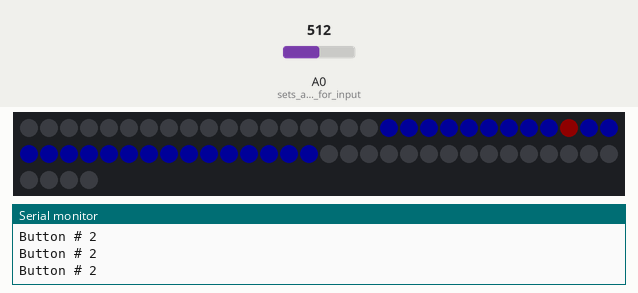
This sketch was run on a simulated Arduino Uno, built for the host (arithmetic inside an expression is 32-bit, double 64-bit). Shown: 64 RGB LEDs in strip order, left to right, continuing on the next row, the last lines printed to the serial monitor. Inputs (shaded band) come from the test bench; at power-on: A0 (sets_analog_pin_for_input) = 512. Dim RGB values are drawn brighter than linear.

Above: at 1.2 s.
1.3 s: A0 (sets_analog_pin_for_input) set to 290
At 2.8 s:
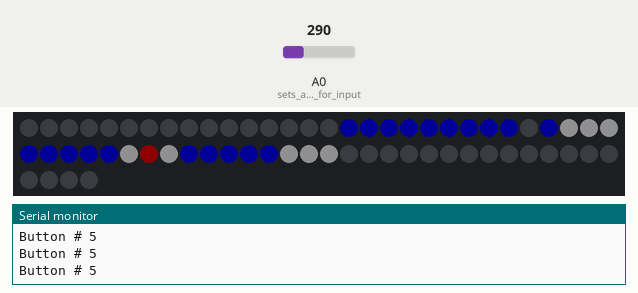
3.1 s: A0 (sets_analog_pin_for_input) set to 360
At 4.3 s:
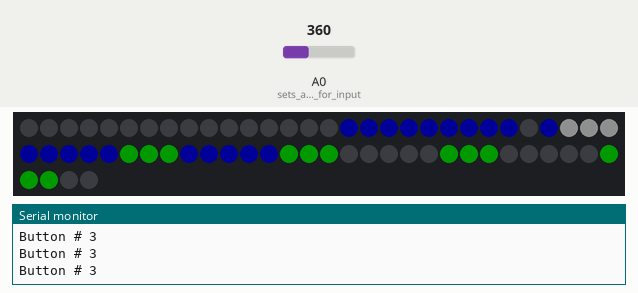
5.3 s: A0 (sets_analog_pin_for_input) set to 326
At 8.2 s:
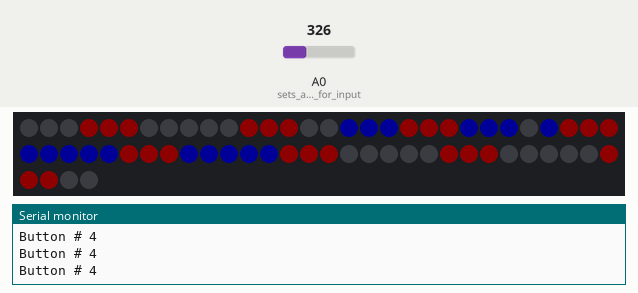
8.3 s: A0 (sets_analog_pin_for_input) set to 360
At 10.3 s:
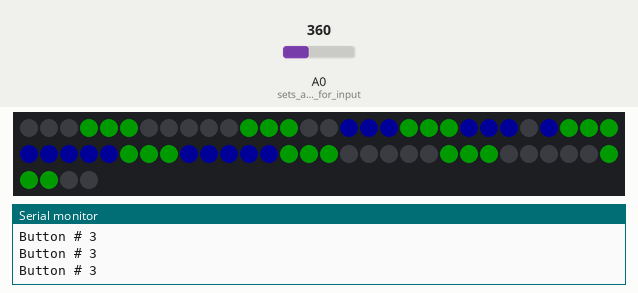
10.5 s: A0 (sets_analog_pin_for_input) set to 984
12.3 s: A0 (sets_analog_pin_for_input) set to 1008
At 17.3 s:
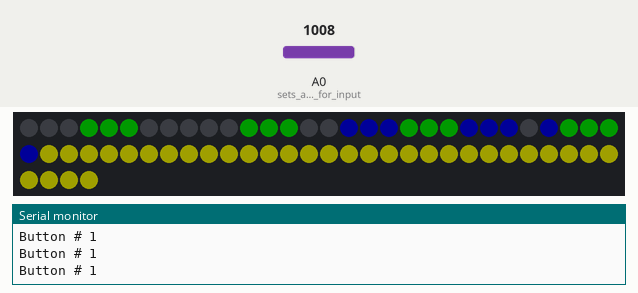

The sketch:

_5-button-neo.ino
```cpp
/*
The Circuit:
 Most other analog buttons circuits call for the resistors to be
 lined up in series from ground. The analog pin and each button
 connect off one of the resistors. My cuicuit requires that the
 resistors tie in from +5 to the buttons. The buttons all connect
 to the analog pin which is tied to ground threw a 1k resistor as
 seen in the diagram below.
        Analog pin 0
                  |
Ground-- 330 Ohm--|--------|--------|-------|-------|
                  |        |        |       |       |
                  btn1     btn2     btn3    btn4    btn5
                  |        |        |       |       |
                  330 Ohm  330 Ohm  330 Ohm  330 Ohm  330 Ohm
                  |--------|--------|-------|-------|-- +5V

modified by CWCcoleman
test 170122
left to right
Ground to 5v
5      4      3     2    1
200   253    337   508  1013
*/
void cursor(int h, int k);
int clearPix ();
int drawmatix ();
int readButtons(int pin);
#include <Adafruit_NeoPixel.h>
#ifdef __AVR__
  #include <avr/power.h>
#endif
#define PIN            6
#define NUMPIXELS      64
Adafruit_NeoPixel pixels = Adafruit_NeoPixel(NUMPIXELS, PIN, NEO_GRB + NEO_KHZ800);


int i = 0, j = 0;

int temp[8][8] = {
    {-1,-1,-1,-1,-1,-1,-1,-1},
    {-1,-1,-1,-1,-1,-1,-1,-1},
    {-1,-1,-1,-1,-1,-1,-1,-1},
    {-1,-1,-1,-1,-1,-1,-1,-1},
    {-1,-1,-1,-1,-1,-1,-1,-1},
    {-1,-1,-1,-1,-1,-1,-1,-1},
    {-1,-1,-1,-1,-1,-1,-1,-1},
    {-1,-1,-1,-1,-1,-1,-1,-1}
};

int m[8][8] = {
    {-1,1,2,3,4,5,6,4} ,
    {1,0,0,0,0,0,0,0} ,
    {2,0,0,0,0,0,0,0} ,
    {3,0,0,0,0,0,0,0} ,
    {4,0,0,0,0,0,0,0} ,
    {5,0,0,0,0,0,0,0} ,
    {6,0,0,0,0,0,0,0},
    {7,7,7,7,7,7,7,7}
};


int delayval = 50;
void setup()
{
 Serial.begin(9600);
  pinMode(A0, INPUT_PULLUP); // sets analog pin for input

#if defined (__AVR_ATtiny85__)
  if (F_CPU == 16000000) clock_prescale_set(clock_div_1);
#endif

  pixels.begin();
}

int ButtonNumber = 0;
int x = 4;
int y = 4;
int p = 36;
void loop()
{
   // Check for input
   ButtonNumber = readButtons(0);
   Serial.print("Button # ");
   Serial.println(ButtonNumber);
   //delay(500);
// code to move
temp[x][y]= 1;
drawMatrix();
//  move
if (ButtonNumber == 5){
  temp[x][y] = -1;
  x = 4; //x = x - 1;
  y = 4;
  temp[x][y] = 0;
  temp[x+1][y+1] = 0;
  temp[x+1][y] = 0;
  temp[x][y+1] = 0;
  temp[x-1][y-1] = 0;
  temp[x-1][y] = 0;
  temp[x][y-1] = 0;
  temp[x+1][y-1] = 0;
  temp[x-1][y+1] = 0;
}
if (ButtonNumber == 4){
 temp[x][y] = -1;
 x = x - 1;
 y = y;
 temp[x][y] = 0;
 temp[x+1][y] = 1;
  temp[x+1][y+1] = 1;
  temp[x+1][y] = 1;
  temp[x][y+1] = 1;
  temp[x-1][y-1] = 1;
  temp[x-1][y] = 1;
  temp[x][y-1] = 1;
  temp[x+1][y-1] = 1;
  temp[x-1][y+1] = 1;
}
if (ButtonNumber == 3){
 temp[x][y] = -1;
 x = x + 1;
 y = y;
 temp[x][y] = 0;
  temp[x-1][y] = 2;
   temp[x+1][y+1] = 2;
  temp[x+1][y] = 2;
  temp[x][y+1] = 2;
  temp[x-1][y-1] = 2;
  temp[x-1][y] = 2;
  temp[x][y-1] = 2;
  temp[x+1][y-1] = 2;
  temp[x-1][y+1] = 2;
}
if (ButtonNumber == 2){
 temp[x][y] = -1;
 x = x;
 y = y - 1;
 temp[x][y] = 0;
  temp[x][y+1] = 3;
   temp[x+1][y+1] = 3;
  temp[x+1][y] = 3;
  temp[x][y+1] = 3;
  temp[x-1][y-1] = 3;
  temp[x-1][y] = 3;
  temp[x][y-1] = 3;
  temp[x+1][y-1] = 3;
  temp[x-1][y+1] = 3;
}
if (ButtonNumber == 1){
 temp[x][y] = -1;
 x = x;
 y = y + 1;
 temp[x][y] = 0;
  temp[x][y-1] = 4;
   temp[x+1][y+1] = 4;
  temp[x+1][y] = 4;
  temp[x][y+1] = 4;
  temp[x-1][y-1] = 4;
  temp[x-1][y] = 4;
  temp[x][y-1] = 4;
  temp[x+1][y-1] = 4;
  temp[x-1][y+1] = 4;
}
}

//end code to move


int readButtons(int A0pin)
// returns the button number pressed, or zero for none pressed
// int pin is the analog pin number to read
/*Ground to 5v
5      4      3     2    1
200   253    337   508  1013
*/
{
  int b,r = 0;  // b is button.  r is resistance
  r=analogRead(A0pin); // get the analog value from A0
// Serial.println(r);
// Serial.print("   ");
  if (r >1000)
  {
    b=1; // buttons have not been pressed
  }
else
  if (r>480 && r< 600)
  {
    b=2; // button 1 pressed
  }
  else
    if (r>350 && r<400)
    {
      b=3; // button 2 pressed
    }
    else
      if (r>300 && r< 340)
      {
        b=4; // button 3 pressed
      }
      else
        if (r>150 && r<300)
        {
          b=5; // button 4 pressed
        }
        else
          if (r<20)
          {
            b=0; // button 5 pressed
          }
return b;
}


int clearPix (){
  for(int i=0;i<NUMPIXELS;i++){
      pixels.setPixelColor(i, pixels.Color(0,0,0));
    }
    pixels.show();
  }

int drawMatrix(){
//ser base color
int r,c;//row and column
int red = 0, green = 0, blue = 0;

  i = 0;
  int val;
  for (r = 0; r < 8; r++){
    for (c = 0; c < 8; c++){
      // set the color for red green and blue
      val = temp[r][c];
      switch ( val ) {
           case 0:
            red = 15; green = 15; blue =15;//colors red
          break;
          case 1:
            red = 15; green = 0; blue =0;//colors red
          break;
          case 2:
            red = 0; green = 25; blue =0;//colors  green
          break;
           case 3:
          red = 0; green = 0; blue =25;//colors blue
          break;
            case 4:
          red = 32; green = 32; blue =0;//colors yellow
          break;
            case 5:
          red = 0; green =35; blue =35;//colors cyan
          break;
          case 6:
          red = 60; green = 0; blue =60;//colors
          break;
          case 7:
          red = 65; green = 20; blue =0;//colors
          break;
         default:
          red = 0; green = 0; blue =0;//colors
          break;
          ///////////////////////////////////////////////
}
      pixels.setPixelColor(i, pixels.Color(red,green,blue));

      pixels.show();
      i++;

    }//end y
}//end y and end of loop that increments x,y and i
}

void cursor(int h, int k){
    //ser base color
int r,c;//row and column
int red = 0, green = 0, blue = 0;

  i = 0;
  int val;
  for (r = 0; r < 8; r++){
    for (c = 0; c < 8; c++){
      // set the color for red green and blue
      val = temp[r][c];
      switch ( val ) {
           case 0:
            red = 15; green = 15; blue =15;//colors red
          break;
          case 1:
            red = 15; green = 0; blue =0;//colors red
          break;
          case 2:
            red = 0; green = 25; blue =0;//colors  green
          break;
           case 3:
          red = 0; green = 0; blue =25;//colors blue
          break;
            case 4:
          red = 32; green = 32; blue =0;//colors yellow
          break;
            case 5:
          red = 0; green =35; blue =35;//colors cyan
          break;
          case 6:
          red = 60; green = 0; blue =60;//colors
          break;
          case 7:
          red = 65; green = 20; blue =0;//colors
          break;
         default:
          red = 0; green = 0; blue =0;//colors
          break;
          ///////////////////////////////////////////////
}
      pixels.setPixelColor(i, pixels.Color(red,green,blue));

      pixels.show();
      i++;

    }//end y
}//end y and end of loop that increments x,y and i

}
```

Measured:
- the behaviour switches between 340 and 339 on A0 (sets_analog_pin_for_input) (found by bisection; images 2 and 3)
- the behaviour switches between 1000 and 1001 on A0 (sets_analog_pin_for_input) (found by bisection; images 4 and 5)
- after the input at 1.3 s, the LEDs: first differ from a run without the input after 0.31 s (image 1)
- after the input at 3.1 s, the LEDs: first change after 0.33 s (image 2 shows a later state)
- after the input at 5.3 s, the LEDs: first change after 1.8 s (image 3 shows a later state)
- after the input at 8.3 s, the LEDs: first change after 0.35 s (image 4 shows a later state)
- after the input at 12.3 s, the LEDs: first change after 0.66 s (image 5 shows a later state)
